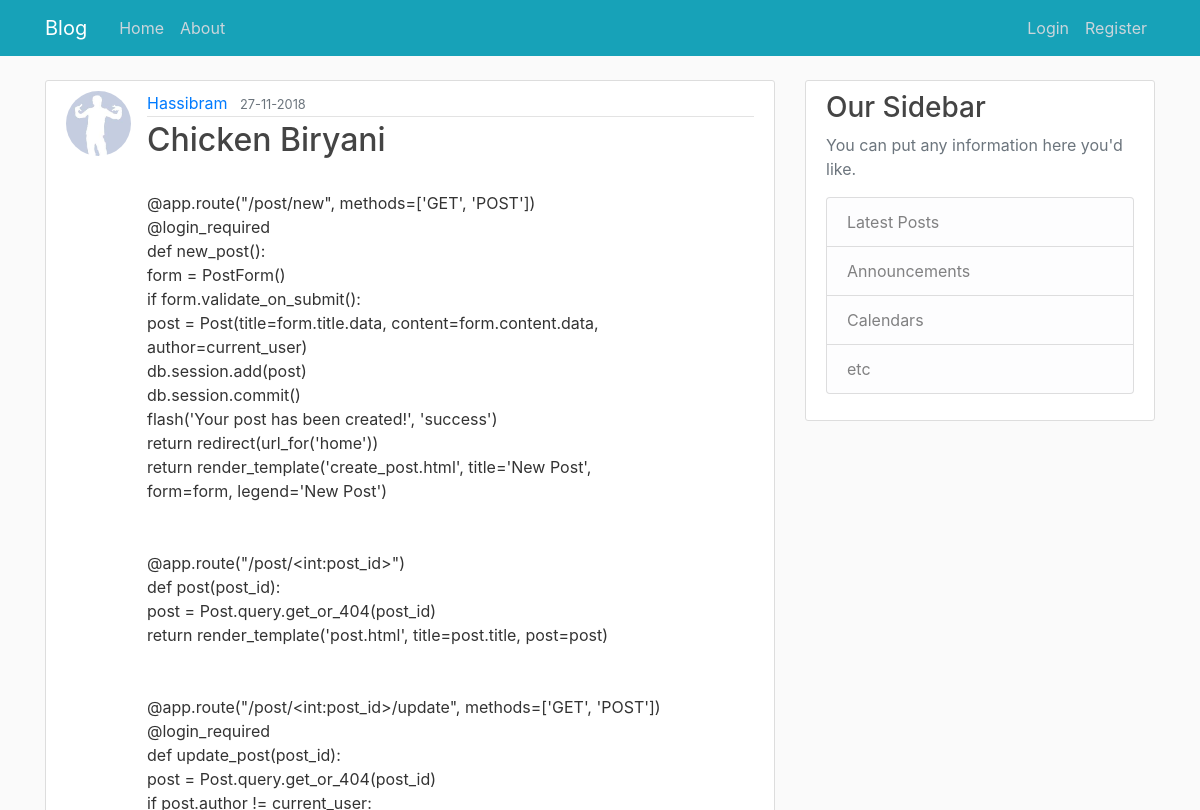
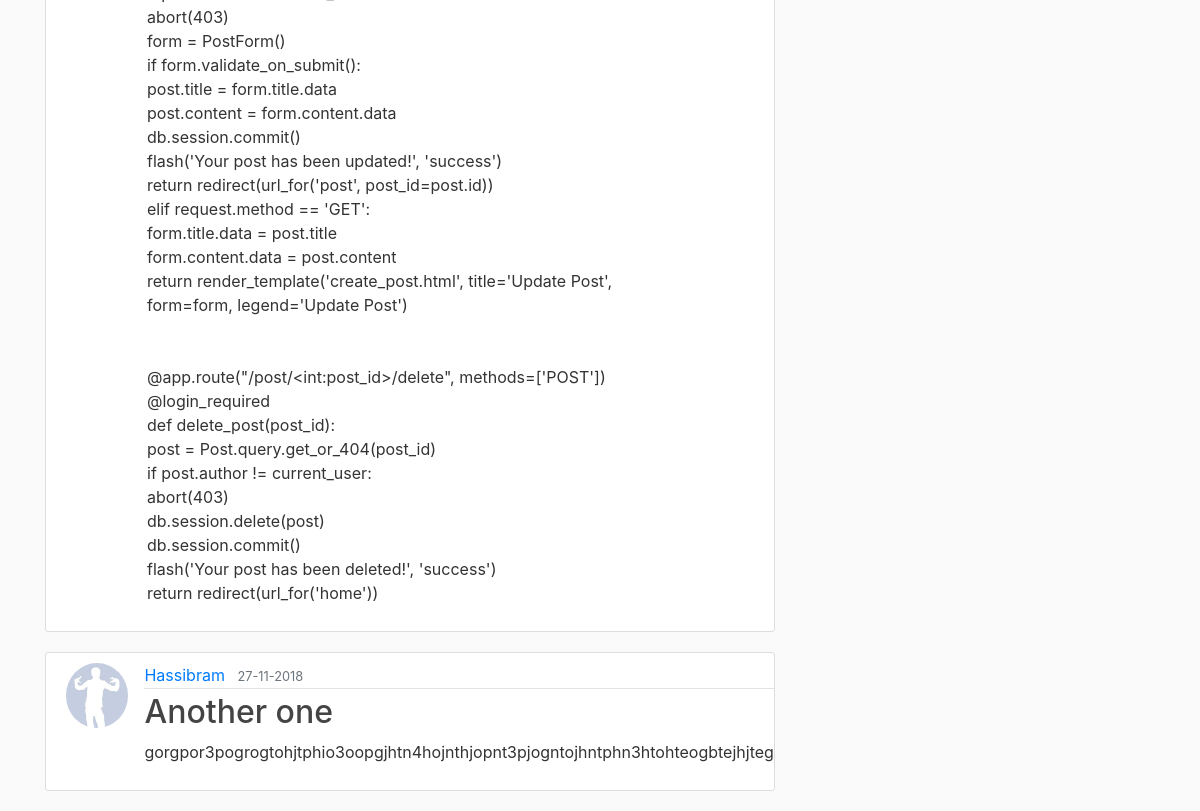
Page /home on the earlier database version (2 pictures, top to bottom).
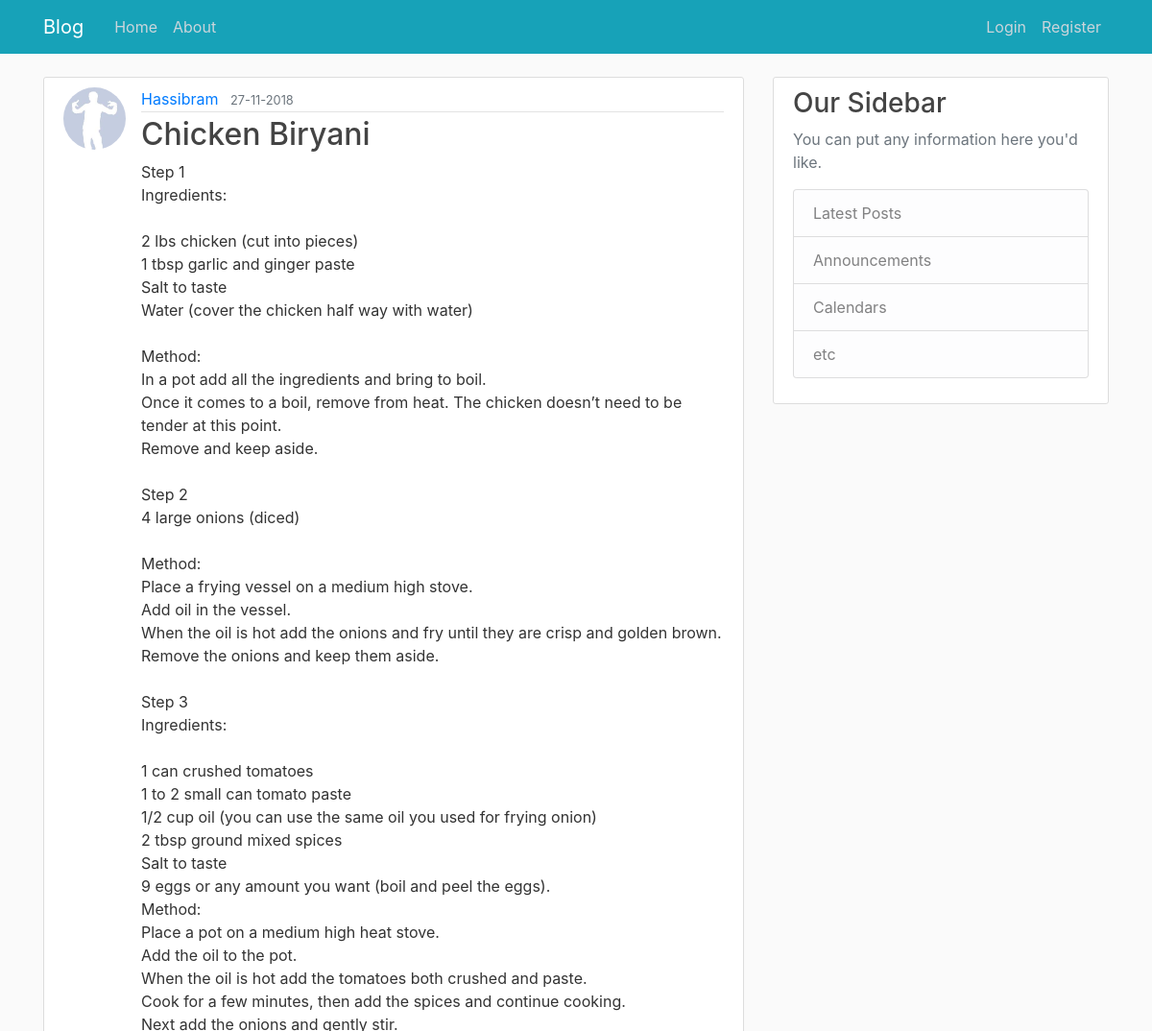
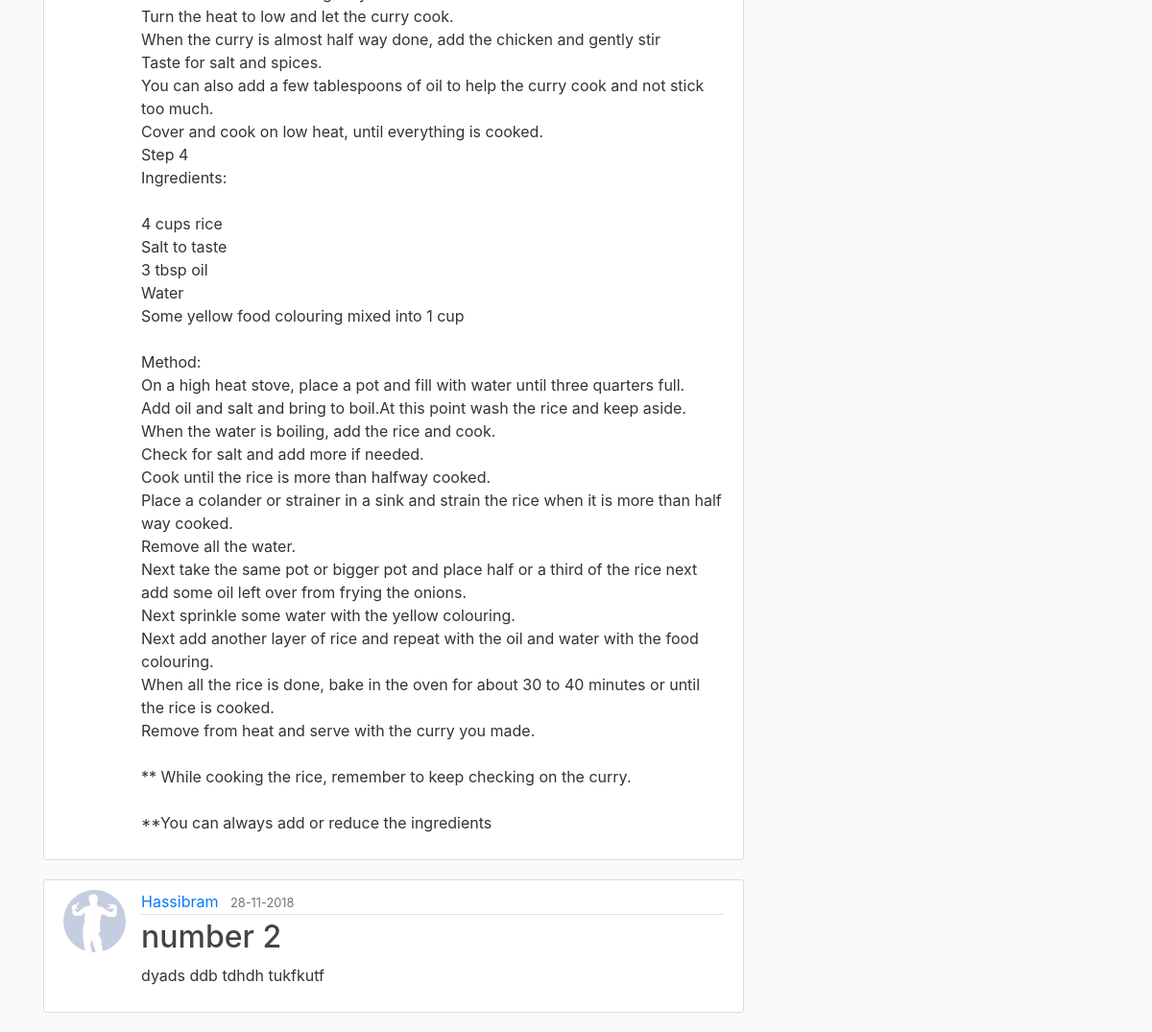
Same page on the later database version (2 pictures, top to bottom).
### blog/models.py (models this page shows, shortened)
class Post(db.Model):
    id = db.Column(db.Integer, primary_key=True)
    title = db.Column(db.String(100), nullable=False)
    date_posted = db.Column(db.DateTime, nullable=False,
                            default=datetime.utcnow)
    content = db.Column(db.Text, nullable=False)
    user_id = db.Column(db.Integer, db.ForeignKey('user.id'), nullable=False)

class User(db.Model, UserMixin):
    id = db.Column(db.Integer, primary_key=True)
    username = db.Column(db.String(20), unique=True, nullable=False)
    email = db.Column(db.String(120), unique=True, nullable=False)
    image_file = db.Column(db.String(20), nullable=False,
                           default='default.jpg')
    password = db.Column(db.String(60), nullable=False)
    posts = db.relationship('Post', backref='author', lazy=True)

### blog/routes.py (the view)
@app.route("/")
@app.route("/home")
def home():
    posts = Post.query.all()
    return render_template('home.html', posts=posts)

### blog/templates/home.html
{% extends "layout.html" %}
{% block content %}
    {% for post in posts %}
        <article class="media content-section">
        <img class="rounded-circle article-img" src="{{ url_for('static', filename='profile_pics/' + post.author.image_file ) }}">
          <div class="media-body">
            <div class="article-metadata">
              <a class="mr-2" href="#">{{ post.author.username }}</a>
              <small class="text-muted">{{ post.date_posted.strftime('%d-%m-%Y') }}</small>
            </div>
            <h2><a class="article-title" href="{{ url_for('post', post_id=post.id )}}">{{ post.title }}</a></h2>
            <p class="article-content">{{ post.content }}</p>
          </div>
        </article>
    {% endfor %}
{% endblock content %}

Differences in the rows shown:
changed Post "Chicken Biryani": content "@app.route(\"/post/new\", methods=['GET', 'POST']) @login_required def new_post(): form = PostForm() if form.validate_on_submit(): post = Post(title=form.title.data, content=form.content.data, author=current_user) db.session.add(post) db.session.commit() flash('Your post has been created!', 'success') return redirect(url_for('home')) return render_template('create_post.html', title='New Post', form=form, legend='New Post') @app.route(\"/post/<int:post_id>\") def post(post_id): post = Post.query.get_or_404(post_id) return render_template('post.html', title=post.title, post=post) @app.route(\"/post/<int:post_id>/update\", methods=['GET', 'POST']) @login_required def update_post(post_id): post =…" → "Step 1 Ingredients: 2 lbs chicken (cut into pieces) 1 tbsp garlic and ginger paste Salt to taste Water (cover the chicken half way with water) Method: In a pot add all the ingredients and bring to boil. Once it comes to a boil, remove from heat. The chicken doesn’t need to be tender at this point. Remove and keep aside. Step 2 4 large onions (diced) Method: Place a frying vessel on a medium high stove. Add oil in the vessel. When the oil is hot add the onions and fry until they are crisp and golden brown. Remove the onions and keep them aside. Step 3 Ingredients: 1 can crushed tomatoes 1 to 2 small can tomato paste 1/2 cup oil (you can use the same oil you used for frying onion) 2 tbsp…"
changed Post: date_posted "27-11-2018" → "28-11-2018"; title "Another one" → "number 2"; content "gorgpor3pogrogtohjtphio3oopgjhtn4hojnthjopnt3pjogntojhntphn3htohteogbtejhjteg" → "dyads ddb tdhdh tukfkutf"
